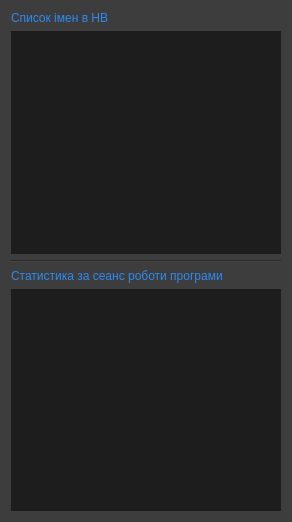
<?xml version="1.0" encoding="UTF-8"?>
<ui version="4.0">
 <class>Form</class>
 <widget class="QWidget" name="Form">
  <property name="geometry">
   <rect>
    <x>0</x>
    <y>0</y>
    <width>292</width>
    <height>522</height>
   </rect>
  </property>
  <property name="minimumSize">
   <size>
    <width>292</width>
    <height>522</height>
   </size>
  </property>
  <property name="maximumSize">
   <size>
    <width>360</width>
    <height>522</height>
   </size>
  </property>
  <property name="windowTitle">
   <string>Face Recognize</string>
  </property>
  <property name="styleSheet">
   <string notr="true">
QPushButton{
border-style:solid;
color:#fff;
border-radius:10px;
background-color:#3d3d3d;
font: 11pt &quot;Century Gothic&quot;;
}

QLabel{
color:#2d89ef;
qproperty-alignment: AlignLeft;
}
QDialogButtonBox{
color:#2d89ef;
}

QWidget{
background-color:#3d3d3d;
}
QTextBrowser{
color:#fff;
background-color:#1d1d1d;
}
</string>
  </property>
  <layout class="QVBoxLayout" name="verticalLayout">
   <item>
    <widget class="QLabel" name="label">
     <property name="text">
      <string>Список імен в НВ</string>
     </property>
    </widget>
   </item>
   <item>
    <widget class="QTextBrowser" name="txtB_name">
     <property name="layoutDirection">
      <enum>Qt::LeftToRight</enum>
     </property>
     <property name="autoFillBackground">
      <bool>false</bool>
     </property>
     <property name="frameShape">
      <enum>QFrame::NoFrame</enum>
     </property>
     <property name="frameShadow">
      <enum>QFrame::Plain</enum>
     </property>
     <property name="html">
      <string>&lt;!DOCTYPE HTML PUBLIC &quot;-//W3C//DTD HTML 4.0//EN&quot; &quot;http://www.w3.org/TR/REC-html40/strict.dtd&quot;&gt;
&lt;html&gt;&lt;head&gt;&lt;meta name=&quot;qrichtext&quot; content=&quot;1&quot; /&gt;&lt;style type=&quot;text/css&quot;&gt;
p, li { white-space: pre-wrap; }
&lt;/style&gt;&lt;/head&gt;&lt;body style=&quot; font-family:'MS Shell Dlg 2'; font-size:8.25pt; font-weight:400; font-style:normal;&quot;&gt;
&lt;p style=&quot;-qt-paragraph-type:empty; margin-top:0px; margin-bottom:0px; margin-left:0px; margin-right:0px; -qt-block-indent:0; text-indent:0px;&quot;&gt;&lt;br /&gt;&lt;/p&gt;&lt;/body&gt;&lt;/html&gt;</string>
     </property>
    </widget>
   </item>
   <item>
    <widget class="Line" name="line">
     <property name="orientation">
      <enum>Qt::Horizontal</enum>
     </property>
    </widget>
   </item>
   <item>
    <widget class="QLabel" name="label_2">
     <property name="text">
      <string>Статистика за сеанс роботи програми</string>
     </property>
    </widget>
   </item>
   <item>
    <widget class="QTextBrowser" name="txtB_log">
     <property name="layoutDirection">
      <enum>Qt::LeftToRight</enum>
     </property>
     <property name="autoFillBackground">
      <bool>false</bool>
     </property>
     <property name="frameShape">
      <enum>QFrame::NoFrame</enum>
     </property>
     <property name="frameShadow">
      <enum>QFrame::Plain</enum>
     </property>
     <property name="html">
      <string>&lt;!DOCTYPE HTML PUBLIC &quot;-//W3C//DTD HTML 4.0//EN&quot; &quot;http://www.w3.org/TR/REC-html40/strict.dtd&quot;&gt;
&lt;html&gt;&lt;head&gt;&lt;meta name=&quot;qrichtext&quot; content=&quot;1&quot; /&gt;&lt;style type=&quot;text/css&quot;&gt;
p, li { white-space: pre-wrap; }
&lt;/style&gt;&lt;/head&gt;&lt;body style=&quot; font-family:'MS Shell Dlg 2'; font-size:8.25pt; font-weight:400; font-style:normal;&quot;&gt;
&lt;p style=&quot;-qt-paragraph-type:empty; margin-top:0px; margin-bottom:0px; margin-left:0px; margin-right:0px; -qt-block-indent:0; text-indent:0px;&quot;&gt;&lt;br /&gt;&lt;/p&gt;&lt;/body&gt;&lt;/html&gt;</string>
     </property>
    </widget>
   </item>
  </layout>
 </widget>
 <resources/>
 <connections/>
</ui>
